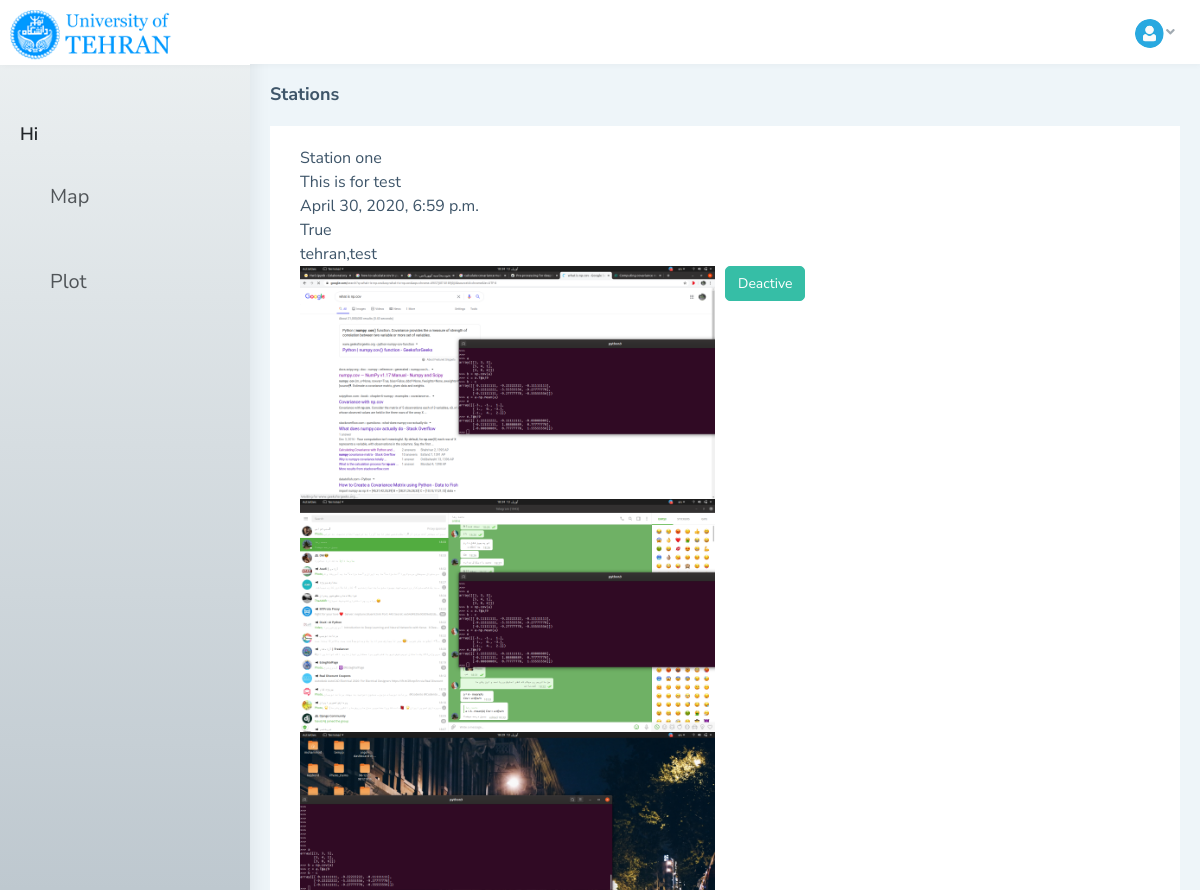
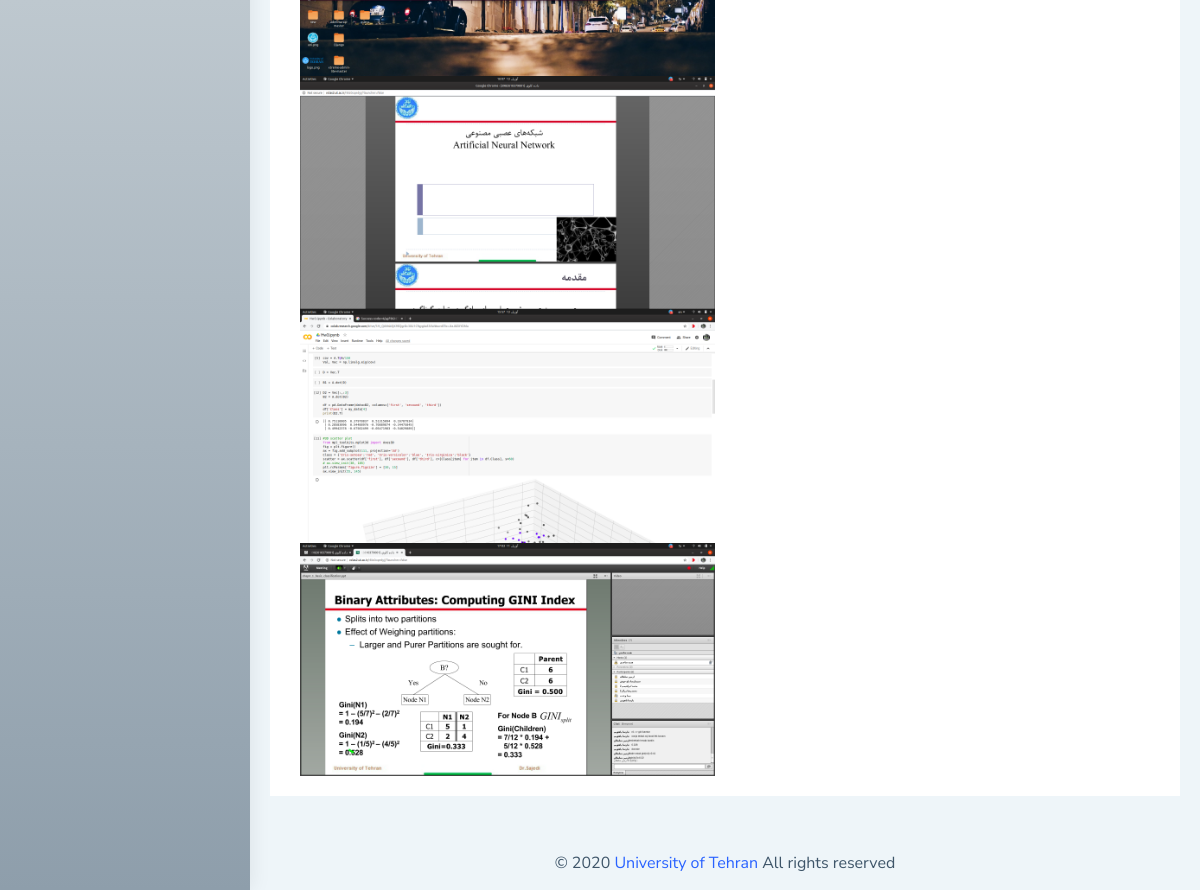
The app's page /stations/19 with its own data (2 pictures, top to bottom).
### stations/models.py (models this page shows, shortened)
class Setup(models.Model):
	operator_name = models.CharField(max_length=150)
	station_name = models.CharField(max_length=150, unique=True)
	address = models.CharField(max_length=255, blank=False)
	description = models.TextField(blank=False)
	date = models.DateTimeField(auto_now_add=True)
	status = models.BooleanField(default=False)

class Image(models.Model):
	setup = models.ForeignKey(Setup, on_delete=models.CASCADE)
	images = models.ImageField(upload_to=station_directory_path, null=True, blank=True)

### stations/views.py (the view, shortened to what this page needs)
# urls.py: path('<int:pk>', station_detail, name="station_detail"),
def station_detail(request, pk):
	if request.method == "GET":
		global station
		station = Setup.objects.get(pk = pk)
		images = Image.objects.filter(setup_id = pk)
		return render(request, 'station_detail.html', {'station': station,
													   'images': images})

### stations/templates/station_detail.html (shortened to what this page needs)
{% extends "base.html" %} {% load static %} {% load crispy_forms_tags %}
{% block pageName %} Stations{% endblock %} {% block content %}
	<div class="col-md-6">
	    {{ station.station_name }}</br> {{station.description}}</br> {{station.date}}</br> {{station.status}}<br/>{{station.address}} {% for image in images %} {% if station.id == image.setup_id %}
	    <img src="{{ image.images.url }}" class="img-responsive" style="width: 100%; float: left; margin-right: 10px;" /> {% endif %} {% endfor %}
	</div>
	{% if station.status == True %}
		<form method="post">
		    <button class="btn btn-success" type="submit">Deactive</button>
		</form>
	{% endif %}
{% endblock %}

### templates/base.html (shortened to what this page needs)
{% load static %}
<!DOCTYPE html>
<html>
<head>
    <link href="{% static 'dist/css/style.min.css' %}" rel="stylesheet">
    <link href="{% static 'dist/css/stations.css' %}" rel="stylesheet">
</head>
<body>
    <div id="main-wrapper" data-layout="vertical" data-navbarbg="skin5" data-sidebartype="full" data-sidebar-position="absolute" data-header-position="absolute" data-boxed-layout="full">
        <header class="topbar" data-navbarbg="skin5">
            <nav class="navbar top-navbar navbar-expand-md navbar-dark">
                <div class="navbar-header" data-logobg="skin5">
                    <a class="navbar-brand" href="https://ut.ac.ir" target="_blank">
                        <b class="logo-icon">
                                    <img src="{% static 'assets/images/logo.png' %}" alt="homepage" class="light-logo" />
                                </b>
                    </a>
                </div>
                <div class="navbar-collapse collapse" id="navbarSupportedContent" data-navbarbg="skin5">
                    <ul class="navbar-nav float-right">
                        <li class="nav-item dropdown">
                            <a class="nav-link dropdown-toggle text-muted waves-effect waves-dark pro-pic" href="" data-toggle="dropdown" aria-haspopup="true" aria-expanded="false"><img src="{% static 'assets/images/users/1.jpg' %}" alt="user" class="rounded-circle" width="31"><i class="fa fa-angle-down"> </i></a>
                        </li>
                    </ul>
                </div>
            </nav>
        </header>
        <aside class="left-sidebar" data-sidebarbg="skin6">
            <div class="scroll-sidebar">
                <nav class="sidebar-nav">
                    <ul id="sidebarnav">
                        <li>
                            <div class="user-profile d-flex no-block dropdown m-t-20">
                                <div class="user-content hide-menu m-l-10">
                                    <div class="main">
                                    </div>
                                    <h4 class="m-b-0 user-name font-medium"> Hi {{ request.user.username }} </h4>
                                </div>
                            </div>
                        </li>
                        <div class="User-profile-custom">
                            <li class="sidebar-item"> <a class="sidebar-link waves-effect waves-dark sidebar-link" href="{% url 'map' %}" aria-expanded="false"><i class="mdi mdi-map"></i><span class="hide-menu">Map</span></a></li>
                            <li class="sidebar-item"> <a class="sidebar-link waves-effect waves-dark sidebar-link" href="{% url 'plot' %}" aria-expanded="false"><i class="mdi mdi-chart-line"></i><span class="hide-menu">Plot</span></a></li>
                        </div>
                    </ul>
                </nav>
            </div>
        </aside>
        <div class="page-wrapper">
            <div class="page-breadcrumb">
                <div class="row align-items-center">
                    <div class="col-5">
                        <h4 class="page-title">{% block pageName %}{% endblock %}</h4>
                    </div>
                </div>
            </div>
            <div class="container-fluid">
                <div class="row">
                    <div class="col-12">
                        <div class="card">
                            <div class="card-body">
                                {% block content %}{% endblock %}
                            </div>
                        </div>
                    </div>
                </div>
            </div>
            <footer class="footer text-center">
                © 2020 <a href="https://ut.ac.ir" target="_blank">University of Tehran</a> All rights reserved
            </footer>
        </div>
    </div>
</body>
</html>

### records on screen
Setup: station_name "Station one", description "This is for test", date "April 30, 2020, 6:59 p.m.", status "True", address "tehran,test"
Image: images (picture)
Image: images (picture)
Image: images (picture)
Image: images (picture)
Image: images (picture)
Image: images (picture)
